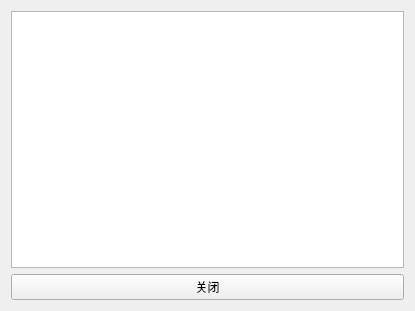
<?xml version="1.0" encoding="UTF-8"?>
<ui version="4.0">
 <class>ShowHafTree</class>
 <widget class="QWidget" name="ShowHafTree">
  <property name="geometry">
   <rect>
    <x>0</x>
    <y>0</y>
    <width>415</width>
    <height>311</height>
   </rect>
  </property>
  <property name="sizePolicy">
   <sizepolicy hsizetype="Expanding" vsizetype="Expanding">
    <horstretch>0</horstretch>
    <verstretch>0</verstretch>
   </sizepolicy>
  </property>
  <property name="windowTitle">
   <string>哈夫曼树(红:根节点，黄:分支节点，绿:叶节点)</string>
  </property>
  <layout class="QGridLayout" name="gridLayout_2">
   <item row="0" column="0">
    <layout class="QGridLayout" name="gridLayout">
     <item row="0" column="0">
      <widget class="QTableWidget" name="tableWidget">
       <property name="focusPolicy">
        <enum>Qt::NoFocus</enum>
       </property>
       <property name="editTriggers">
        <set>QAbstractItemView::NoEditTriggers</set>
       </property>
       <property name="dragDropOverwriteMode">
        <bool>false</bool>
       </property>
       <property name="selectionMode">
        <enum>QAbstractItemView::NoSelection</enum>
       </property>
       <property name="showGrid">
        <bool>false</bool>
       </property>
       <property name="gridStyle">
        <enum>Qt::NoPen</enum>
       </property>
       <property name="wordWrap">
        <bool>false</bool>
       </property>
       <property name="cornerButtonEnabled">
        <bool>false</bool>
       </property>
       <attribute name="horizontalHeaderVisible">
        <bool>false</bool>
       </attribute>
       <attribute name="horizontalHeaderDefaultSectionSize">
        <number>30</number>
       </attribute>
       <attribute name="horizontalHeaderHighlightSections">
        <bool>false</bool>
       </attribute>
       <attribute name="horizontalHeaderMinimumSectionSize">
        <number>30</number>
       </attribute>
       <attribute name="verticalHeaderVisible">
        <bool>false</bool>
       </attribute>
       <attribute name="verticalHeaderHighlightSections">
        <bool>false</bool>
       </attribute>
       <attribute name="verticalHeaderMinimumSectionSize">
        <number>30</number>
       </attribute>
      </widget>
     </item>
     <item row="1" column="0">
      <widget class="QPushButton" name="pushButton">
       <property name="sizePolicy">
        <sizepolicy hsizetype="Expanding" vsizetype="Fixed">
         <horstretch>0</horstretch>
         <verstretch>0</verstretch>
        </sizepolicy>
       </property>
       <property name="text">
        <string>关闭</string>
       </property>
      </widget>
     </item>
    </layout>
   </item>
  </layout>
 </widget>
 <layoutdefault spacing="6" margin="11"/>
 <resources/>
 <connections/>
</ui>
